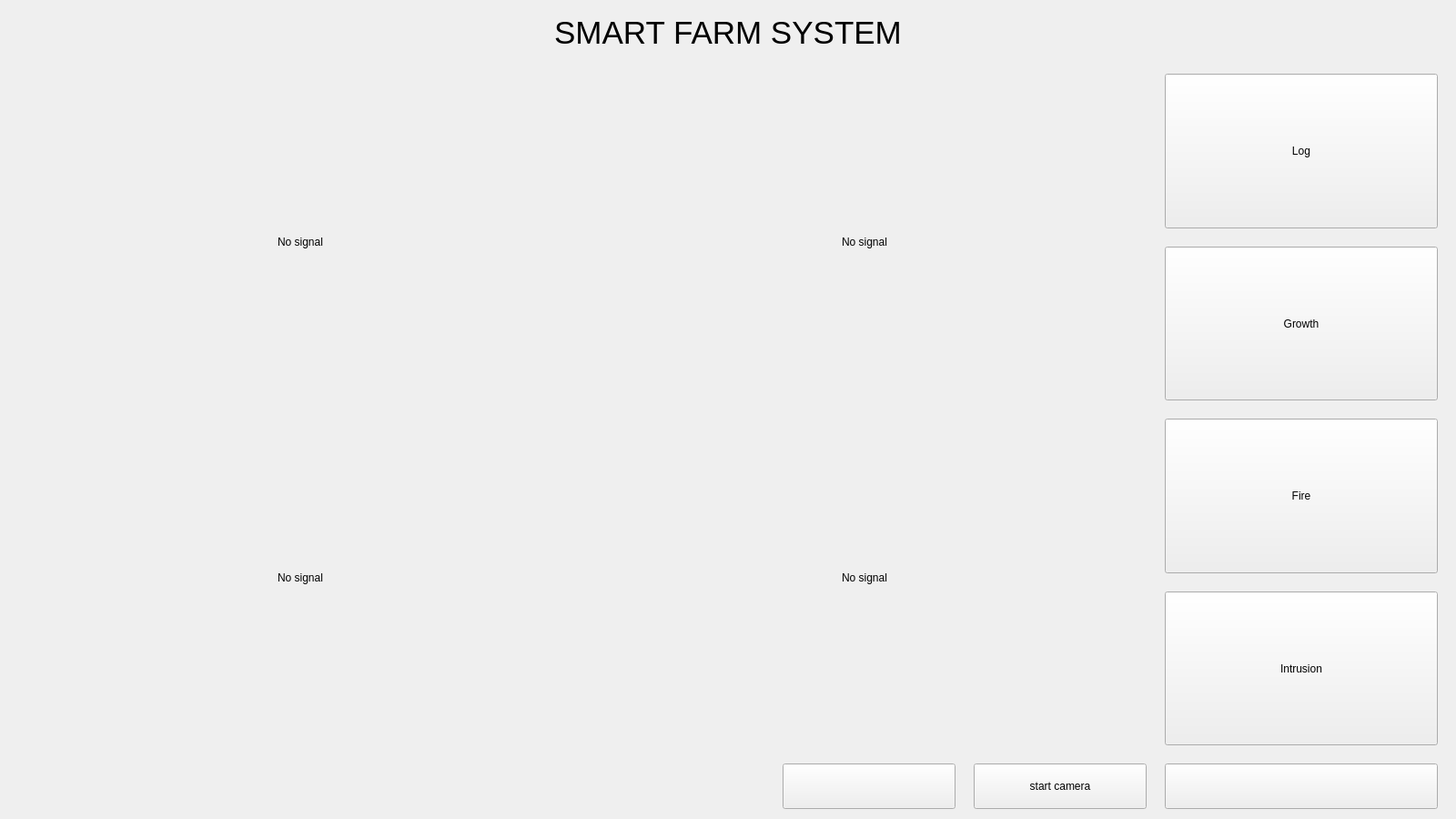
<?xml version="1.0" encoding="UTF-8"?>
<ui version="4.0">
 <class>DetectMainWidget</class>
 <widget class="QWidget" name="DetectMainWidget">
  <property name="geometry">
   <rect>
    <x>0</x>
    <y>0</y>
    <width>1600</width>
    <height>900</height>
   </rect>
  </property>
  <property name="sizePolicy">
   <sizepolicy hsizetype="Expanding" vsizetype="Expanding">
    <horstretch>0</horstretch>
    <verstretch>0</verstretch>
   </sizepolicy>
  </property>
  <property name="minimumSize">
   <size>
    <width>1600</width>
    <height>900</height>
   </size>
  </property>
  <property name="windowTitle">
   <string>Form</string>
  </property>
  <property name="styleSheet">
   <string notr="true"/>
  </property>
  <layout class="QGridLayout" name="gridLayout_2">
   <property name="leftMargin">
    <number>20</number>
   </property>
   <property name="topMargin">
    <number>11</number>
   </property>
   <property name="rightMargin">
    <number>20</number>
   </property>
   <property name="bottomMargin">
    <number>11</number>
   </property>
   <property name="spacing">
    <number>20</number>
   </property>
   <item row="2" column="0" colspan="6">
    <layout class="QGridLayout" name="gridLayout" rowstretch="1,1" columnstretch="1,1" rowminimumheight="1,1" columnminimumwidth="1,1">
     <property name="sizeConstraint">
      <enum>QLayout::SizeConstraint::SetMaximumSize</enum>
     </property>
     <property name="leftMargin">
      <number>0</number>
     </property>
     <property name="rightMargin">
      <number>0</number>
     </property>
     <property name="spacing">
      <number>0</number>
     </property>
     <item row="0" column="0">
      <widget class="QLabel" name="videoLabel2">
       <property name="sizePolicy">
        <sizepolicy hsizetype="Ignored" vsizetype="Ignored">
         <horstretch>0</horstretch>
         <verstretch>0</verstretch>
        </sizepolicy>
       </property>
       <property name="minimumSize">
        <size>
         <width>0</width>
         <height>0</height>
        </size>
       </property>
       <property name="styleSheet">
        <string notr="true"/>
       </property>
       <property name="text">
        <string>No signal</string>
       </property>
       <property name="alignment">
        <set>Qt::AlignmentFlag::AlignCenter</set>
       </property>
      </widget>
     </item>
     <item row="1" column="0">
      <widget class="QLabel" name="videoLabel3">
       <property name="sizePolicy">
        <sizepolicy hsizetype="Ignored" vsizetype="Ignored">
         <horstretch>0</horstretch>
         <verstretch>0</verstretch>
        </sizepolicy>
       </property>
       <property name="minimumSize">
        <size>
         <width>0</width>
         <height>0</height>
        </size>
       </property>
       <property name="styleSheet">
        <string notr="true"/>
       </property>
       <property name="text">
        <string>No signal</string>
       </property>
       <property name="alignment">
        <set>Qt::AlignmentFlag::AlignCenter</set>
       </property>
      </widget>
     </item>
     <item row="0" column="1">
      <widget class="QLabel" name="videoLabel1">
       <property name="sizePolicy">
        <sizepolicy hsizetype="Ignored" vsizetype="Ignored">
         <horstretch>0</horstretch>
         <verstretch>0</verstretch>
        </sizepolicy>
       </property>
       <property name="minimumSize">
        <size>
         <width>0</width>
         <height>0</height>
        </size>
       </property>
       <property name="font">
        <font>
         <family>Segoe UI</family>
         <italic>false</italic>
         <bold>false</bold>
        </font>
       </property>
       <property name="autoFillBackground">
        <bool>false</bool>
       </property>
       <property name="styleSheet">
        <string notr="true"/>
       </property>
       <property name="text">
        <string>No signal</string>
       </property>
       <property name="scaledContents">
        <bool>false</bool>
       </property>
       <property name="alignment">
        <set>Qt::AlignmentFlag::AlignCenter</set>
       </property>
      </widget>
     </item>
     <item row="1" column="1">
      <widget class="QLabel" name="videoLabel4">
       <property name="sizePolicy">
        <sizepolicy hsizetype="Ignored" vsizetype="Ignored">
         <horstretch>0</horstretch>
         <verstretch>0</verstretch>
        </sizepolicy>
       </property>
       <property name="minimumSize">
        <size>
         <width>0</width>
         <height>0</height>
        </size>
       </property>
       <property name="styleSheet">
        <string notr="true"/>
       </property>
       <property name="text">
        <string>No signal</string>
       </property>
       <property name="alignment">
        <set>Qt::AlignmentFlag::AlignCenter</set>
       </property>
      </widget>
     </item>
    </layout>
   </item>
   <item row="2" column="6">
    <layout class="QVBoxLayout" name="verticalLayout" stretch="1,1,1,1">
     <item>
      <widget class="QToolButton" name="btnLog">
       <property name="sizePolicy">
        <sizepolicy hsizetype="Preferred" vsizetype="Preferred">
         <horstretch>0</horstretch>
         <verstretch>0</verstretch>
        </sizepolicy>
       </property>
       <property name="minimumSize">
        <size>
         <width>300</width>
         <height>120</height>
        </size>
       </property>
       <property name="styleSheet">
        <string notr="true"/>
       </property>
       <property name="text">
        <string>Log</string>
       </property>
      </widget>
     </item>
     <item>
      <widget class="QToolButton" name="btnGrowth">
       <property name="sizePolicy">
        <sizepolicy hsizetype="Preferred" vsizetype="Preferred">
         <horstretch>0</horstretch>
         <verstretch>0</verstretch>
        </sizepolicy>
       </property>
       <property name="minimumSize">
        <size>
         <width>300</width>
         <height>120</height>
        </size>
       </property>
       <property name="styleSheet">
        <string notr="true"/>
       </property>
       <property name="text">
        <string>Growth</string>
       </property>
      </widget>
     </item>
     <item>
      <widget class="QToolButton" name="btnFire">
       <property name="sizePolicy">
        <sizepolicy hsizetype="Preferred" vsizetype="Preferred">
         <horstretch>0</horstretch>
         <verstretch>0</verstretch>
        </sizepolicy>
       </property>
       <property name="minimumSize">
        <size>
         <width>300</width>
         <height>120</height>
        </size>
       </property>
       <property name="styleSheet">
        <string notr="true"/>
       </property>
       <property name="text">
        <string>Fire</string>
       </property>
      </widget>
     </item>
     <item>
      <widget class="QToolButton" name="btnIntrusion">
       <property name="sizePolicy">
        <sizepolicy hsizetype="Preferred" vsizetype="Preferred">
         <horstretch>0</horstretch>
         <verstretch>0</verstretch>
        </sizepolicy>
       </property>
       <property name="minimumSize">
        <size>
         <width>300</width>
         <height>120</height>
        </size>
       </property>
       <property name="styleSheet">
        <string notr="true"/>
       </property>
       <property name="text">
        <string>Intrusion</string>
       </property>
      </widget>
     </item>
    </layout>
   </item>
   <item row="3" column="5">
    <widget class="QToolButton" name="startCameraButton">
     <property name="sizePolicy">
      <sizepolicy hsizetype="Preferred" vsizetype="Preferred">
       <horstretch>0</horstretch>
       <verstretch>0</verstretch>
      </sizepolicy>
     </property>
     <property name="text">
      <string>start camera</string>
     </property>
    </widget>
   </item>
   <item row="3" column="6">
    <widget class="QToolButton" name="btnSync">
     <property name="sizePolicy">
      <sizepolicy hsizetype="Preferred" vsizetype="Preferred">
       <horstretch>0</horstretch>
       <verstretch>0</verstretch>
      </sizepolicy>
     </property>
     <property name="minimumSize">
      <size>
       <width>50</width>
       <height>50</height>
      </size>
     </property>
     <property name="layoutDirection">
      <enum>Qt::LayoutDirection::LeftToRight</enum>
     </property>
     <property name="styleSheet">
      <string notr="true"/>
     </property>
     <property name="text">
      <string/>
     </property>
     <property name="icon">
      <iconset theme="QIcon::ThemeIcon::SyncSynchronizing"/>
     </property>
    </widget>
   </item>
   <item row="1" column="0" colspan="7">
    <widget class="QLabel" name="label">
     <property name="sizePolicy">
      <sizepolicy hsizetype="Minimum" vsizetype="Minimum">
       <horstretch>0</horstretch>
       <verstretch>0</verstretch>
      </sizepolicy>
     </property>
     <property name="minimumSize">
      <size>
       <width>0</width>
       <height>50</height>
      </size>
     </property>
     <property name="maximumSize">
      <size>
       <width>16777215</width>
       <height>50</height>
      </size>
     </property>
     <property name="styleSheet">
      <string notr="true">font-size: 35px; </string>
     </property>
     <property name="text">
      <string>SMART FARM SYSTEM</string>
     </property>
     <property name="alignment">
      <set>Qt::AlignmentFlag::AlignCenter</set>
     </property>
    </widget>
   </item>
   <item row="3" column="4">
    <widget class="QToolButton" name="btnMail">
     <property name="sizePolicy">
      <sizepolicy hsizetype="Preferred" vsizetype="Preferred">
       <horstretch>0</horstretch>
       <verstretch>0</verstretch>
      </sizepolicy>
     </property>
     <property name="text">
      <string/>
     </property>
    </widget>
   </item>
   <item row="3" column="0">
    <layout class="QHBoxLayout" name="horizontalLayout">
     <item>
      <widget class="QLabel" name="label_weatherIcon">
       <property name="text">
        <string/>
       </property>
      </widget>
     </item>
     <item>
      <widget class="QLabel" name="label_weather">
       <property name="text">
        <string/>
       </property>
      </widget>
     </item>
    </layout>
   </item>
  </layout>
 </widget>
 <resources/>
 <connections/>
</ui>
